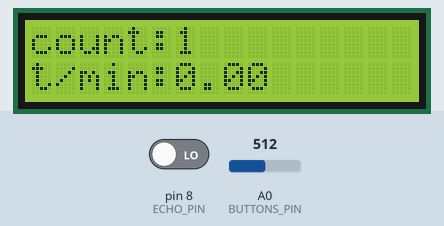
Bench run of a sketch on a simulated Arduino Uno, built with avr-gcc and run on an emulated ATmega328P. On the bench: 16×2 character LCD. Inputs (shaded band) come from the test bench; at power-on: A0 (BUTTONS_PIN) = 512, pin 8 (ECHO_PIN) LOW. What the sketch prints to the serial monitor is not drawn.

Above: at 1.6 s.
1.7 s: A0 (BUTTONS_PIN) set to 588
3.5 s: A0 (BUTTONS_PIN) set to 616
At 4.1 s:
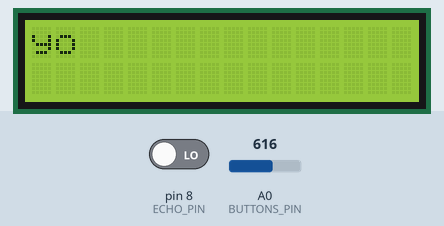
5.0 s: A0 (BUTTONS_PIN) set to 590
At 7.2 s:
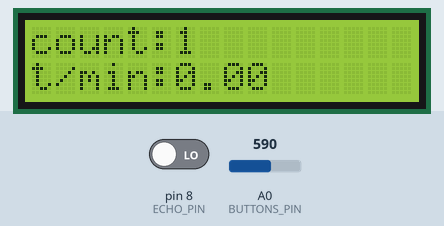
7.5 s: A0 (BUTTONS_PIN) set to 610
At 9.5 s:
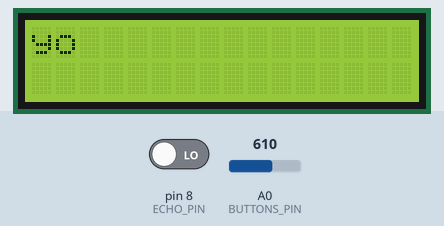
Timing chart, 0 to 11.0 s (numbered marks = the images above; inputs shaded):
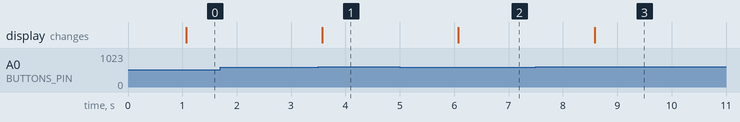

The sketch:

ultrasonic.ino
```cpp
#include <LiquidCrystal.h>

/* Affiche des infos sur la liaison série */
//#define DEBUG_ULTRASONIC
//#define DEBUG_BUTTONS

/* Configuration pour le capteur ultrason */
#define TRIG_PIN 9
#define ECHO_PIN 8

/* Configuration pour le LCD */
#define LCD_RS     12
#define LCD_ENABLE 11
#define LCD_D4     5
#define LCD_D5     4
#define LCD_D6     3
#define LCD_D7     2

/* Entrée pour les boutons */
#define BUTTONS_PIN A0

/* Période d'échantillonage en ms pour le calcul de la vitesse */
#define PERIOD 60000

LiquidCrystal lcd(LCD_RS, LCD_ENABLE, LCD_D4, LCD_D5, LCD_D6, LCD_D7);

unsigned long last_sampling_time;
int current_menu = 0;
int new_menu = 1;
int count = 0;
float rpm = 0;
int previous_distance = 1000;

void manage_button(int button)
{
  if (button < 0)
    return;

  int old_menu = current_menu;

  if (button == 0)
  {
    if (current_menu > 0)
      current_menu--;
  }
  else if (button == 1)
  {
    if (current_menu < 1)
      current_menu++;
  }

  if (current_menu != old_menu)
    new_menu = 1;
}

void print_rpm()
{
  if (new_menu)
  {
    new_menu = 0;
    lcd.clear();
    lcd.print("count:");
    lcd.setCursor(0,1);
    lcd.print("t/min:");
  }
  lcd.setCursor(6,0);
  lcd.print(count);
  lcd.setCursor(6,1);
  lcd.print(rpm);
}

void print_yo()
{
  if (new_menu)
  {
    new_menu = 0;
    lcd.clear();
  }
  lcd.setCursor(0,0);
  lcd.print("yo");
}

typedef void (* fptr)();
const fptr menus[2] = {&print_rpm, &print_yo};

void setup() {
  Serial.begin(9600);
  Serial.println("Starting");
  lcd.begin(16,2);

  pinMode(TRIG_PIN, OUTPUT);
  pinMode(ECHO_PIN, INPUT);

  last_sampling_time = millis();
}

void loop() {
  long duration, distance;
  digitalWrite(TRIG_PIN, LOW);
  delayMicroseconds(2);  // 2ms à LOW pour permettre de détecter HIGH
  digitalWrite(TRIG_PIN, HIGH);
  delayMicroseconds(10); // 10ms à HIGH

  duration = pulseIn(ECHO_PIN, HIGH);
  distance = duration / 29 / 2; // vitesse du son: 29cm/s, aller-retour

  if ((distance < 15) && (previous_distance > 15))
  {
    count++;
  }
  previous_distance = distance;

  Serial.print("Distance: ");
  Serial.println(distance);

  unsigned long current_time = millis();
  if ((unsigned long)(current_time - last_sampling_time) >= PERIOD)
  {
    /* simple règle de 3, et il y a 8 branches à la roue donc on
     * divise le compteur par 8 */
    rpm = 60000.0f * (count / 8.0f) / (float)(current_time - last_sampling_time);
    last_sampling_time = current_time;
    count = 0;
  }

  int value = analogRead(BUTTONS_PIN);
  int button;
  if (value < 300)
    button = -1;
  else if (value < 600)
    button = 0;
  else if (value < 800)
    button = 1;
  else if (value < 900)
    button = 2;
  else
    button = 3;

  manage_button(button);
  #ifdef DEBUG_BUTTONS
  Serial.println(value);
  lcd.setCursor(11, 0);
  lcd.print("     ");
  lcd.setCursor(11+button, 0);
  lcd.print('*');
  #endif

  #ifdef DEBUG_ULTRASONIC
  Serial.print("distance:");
  Serial.println(distance);
  Serial.print("count:");
  Serial.println(count);
  Serial.print("next_sampling_time:");
  Serial.println(last_sampling_time);
  #endif

  menus[current_menu]();

  delay(250);
}
```

Measured:
- the behaviour switches between 599 and 600 on A0 (BUTTONS_PIN) (found by bisection; images 0 and 1)
- after the input at 1.7 s, every drawn part: stays the same
- after the input at 3.5 s, the display: changes after 0.07 s (image 1)
- after the input at 5.0 s, the display: changes after 1.1 s (image 2)
- after the input at 7.5 s, the display: changes after 1.1 s (image 3)
